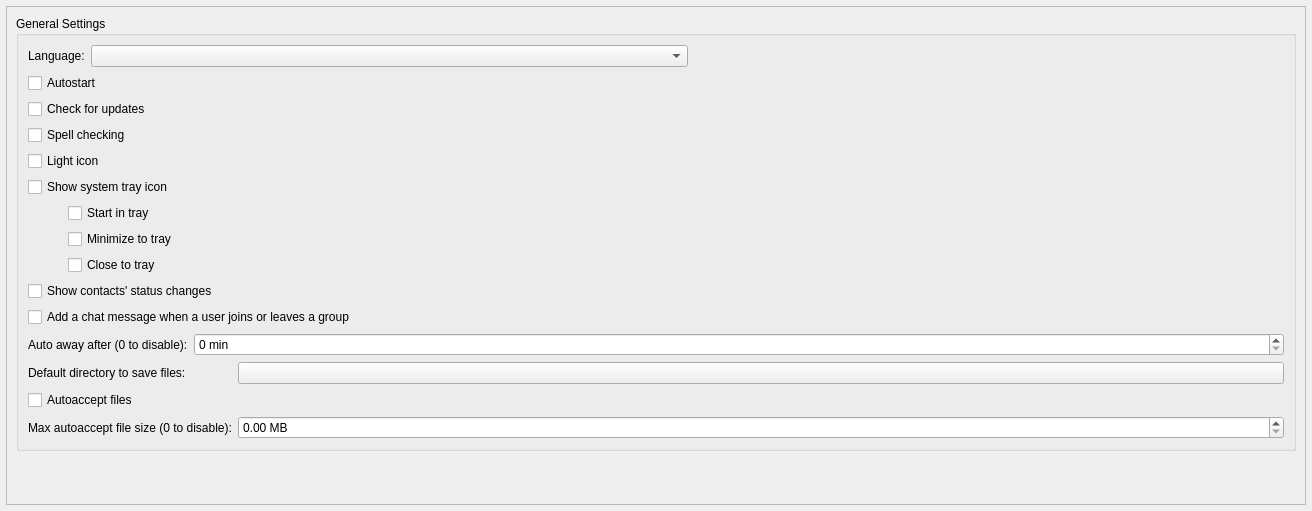
<?xml version="1.0" encoding="UTF-8"?>
<ui version="4.0">
 <class>GeneralSettings</class>
 <widget class="QWidget" name="GeneralSettings">
  <property name="geometry">
   <rect>
    <x>0</x>
    <y>0</y>
    <width>1312</width>
    <height>511</height>
   </rect>
  </property>
  <property name="windowTitle">
   <string notr="true">Form</string>
  </property>
  <layout class="QVBoxLayout" name="verticalLayout_2">
   <property name="leftMargin">
    <number>6</number>
   </property>
   <property name="topMargin">
    <number>6</number>
   </property>
   <property name="rightMargin">
    <number>6</number>
   </property>
   <property name="bottomMargin">
    <number>6</number>
   </property>
   <item>
    <widget class="VerticalOnlyScroller" name="scrollArea">
     <property name="widgetResizable">
      <bool>true</bool>
     </property>
     <property name="alignment">
      <set>Qt::AlignLeading|Qt::AlignLeft|Qt::AlignTop</set>
     </property>
     <widget class="QWidget" name="scrollAreaWidgetContents">
      <property name="geometry">
       <rect>
        <x>0</x>
        <y>0</y>
        <width>1298</width>
        <height>497</height>
       </rect>
      </property>
      <layout class="QVBoxLayout" name="verticalLayout_4" stretch="0,0">
       <property name="spacing">
        <number>32</number>
       </property>
       <property name="topMargin">
        <number>9</number>
       </property>
       <item alignment="Qt::AlignTop">
        <widget class="QGroupBox" name="generalGroup">
         <property name="title">
          <string>General Settings</string>
         </property>
         <layout class="QVBoxLayout" name="verticalLayout_3">
          <item>
           <layout class="QHBoxLayout" name="generalLayout">
            <item>
             <widget class="QLabel" name="transLabel">
              <property name="toolTip">
               <string>The translation may not load until Messthon restarts.</string>
              </property>
              <property name="text">
               <string>Language:</string>
              </property>
             </widget>
            </item>
            <item>
             <widget class="QComboBox" name="transComboBox">
              <property name="sizePolicy">
               <sizepolicy hsizetype="Expanding" vsizetype="Fixed">
                <horstretch>0</horstretch>
                <verstretch>0</verstretch>
               </sizepolicy>
              </property>
              <property name="toolTip">
               <string>The translation may not load until Messthon restarts.</string>
              </property>
             </widget>
            </item>
            <item>
             <spacer name="generalSpacer">
              <property name="orientation">
               <enum>Qt::Horizontal</enum>
              </property>
              <property name="sizeHint" stdset="0">
               <size>
                <width>40</width>
                <height>20</height>
               </size>
              </property>
             </spacer>
            </item>
           </layout>
          </item>
          <item>
           <layout class="QVBoxLayout" name="startupLayout">
            <item>
             <widget class="QCheckBox" name="cbAutorun">
              <property name="toolTip">
               <string>Start Messthon on operating system startup (current profile).</string>
              </property>
              <property name="text">
               <string>Autostart</string>
              </property>
             </widget>
            </item>
            <item>
             <widget class="QCheckBox" name="checkUpdates">
              <property name="text">
               <string>Check for updates</string>
              </property>
             </widget>
            </item>
           </layout>
          </item>
          <item>
           <layout class="QVBoxLayout" name="verticalLayout_6">
            <item>
             <widget class="QCheckBox" name="cbSpellChecking">
              <property name="text">
               <string>Spell checking</string>
              </property>
             </widget>
            </item>
            <item>
             <widget class="QCheckBox" name="lightTrayIcon">
              <property name="sizePolicy">
               <sizepolicy hsizetype="Minimum" vsizetype="Minimum">
                <horstretch>0</horstretch>
                <verstretch>0</verstretch>
               </sizepolicy>
              </property>
              <property name="toolTip">
               <string comment="toolTip for light icon setting">Enable light tray icon.</string>
              </property>
              <property name="text">
               <string>Light icon</string>
              </property>
             </widget>
            </item>
            <item>
             <widget class="QCheckBox" name="showSystemTray">
              <property name="enabled">
               <bool>true</bool>
              </property>
              <property name="sizePolicy">
               <sizepolicy hsizetype="Minimum" vsizetype="Minimum">
                <horstretch>0</horstretch>
                <verstretch>0</verstretch>
               </sizepolicy>
              </property>
              <property name="text">
               <string>Show system tray icon</string>
              </property>
             </widget>
            </item>
            <item>
             <layout class="QVBoxLayout" name="verticalLayout_8">
              <property name="leftMargin">
               <number>40</number>
              </property>
              <item>
               <widget class="QCheckBox" name="startInTray">
                <property name="sizePolicy">
                 <sizepolicy hsizetype="Minimum" vsizetype="Minimum">
                  <horstretch>0</horstretch>
                  <verstretch>0</verstretch>
                 </sizepolicy>
                </property>
                <property name="toolTip">
                 <string comment="toolTip for Start in tray setting">Messthon will start minimized in tray.</string>
                </property>
                <property name="text">
                 <string>Start in tray</string>
                </property>
               </widget>
              </item>
              <item>
               <widget class="QCheckBox" name="minimizeToTray">
                <property name="sizePolicy">
                 <sizepolicy hsizetype="Minimum" vsizetype="Minimum">
                  <horstretch>0</horstretch>
                  <verstretch>0</verstretch>
                 </sizepolicy>
                </property>
                <property name="toolTip">
                 <string comment="toolTip for minimize to tray setting">After pressing minimize (_) Messthon will minimize to tray,
instead of system taskbar.</string>
                </property>
                <property name="text">
                 <string>Minimize to tray</string>
                </property>
               </widget>
              </item>
              <item>
               <widget class="QCheckBox" name="closeToTray">
                <property name="sizePolicy">
                 <sizepolicy hsizetype="Minimum" vsizetype="Minimum">
                  <horstretch>0</horstretch>
                  <verstretch>0</verstretch>
                 </sizepolicy>
                </property>
                <property name="toolTip">
                 <string comment="toolTip for close to tray setting">After pressing close (X) Messthon will close to tray,
instead of closing entirely.</string>
                </property>
                <property name="text">
                 <string>Close to tray</string>
                </property>
               </widget>
              </item>
             </layout>
            </item>
            <item>
             <widget class="QCheckBox" name="statusChanges">
              <property name="text">
               <string>Show contacts' status changes</string>
              </property>
             </widget>
            </item>
            <item>
             <widget class="QCheckBox" name="groupJoinLeaveMessages">
              <property name="text">
               <string>Add a chat message when a user joins or leaves a group</string>
              </property>
             </widget>
            </item>
           </layout>
          </item>
          <item>
           <layout class="QHBoxLayout" name="autoAwayLayout">
            <item>
             <widget class="QLabel" name="autoAwayLabel">
              <property name="toolTip">
               <string>Your status is changed to Away after set period of inactivity.</string>
              </property>
              <property name="layoutDirection">
               <enum>Qt::LeftToRight</enum>
              </property>
              <property name="text">
               <string>Auto away after (0 to disable):</string>
              </property>
             </widget>
            </item>
            <item>
             <widget class="QSpinBox" name="autoAwaySpinBox">
              <property name="sizePolicy">
               <sizepolicy hsizetype="Expanding" vsizetype="Fixed">
                <horstretch>0</horstretch>
                <verstretch>0</verstretch>
               </sizepolicy>
              </property>
              <property name="toolTip">
               <string>Set to 0 to disable</string>
              </property>
              <property name="showGroupSeparator" stdset="0">
               <bool>true</bool>
              </property>
              <property name="suffix">
               <string notr="true"> min</string>
              </property>
              <property name="minimum">
               <number>0</number>
              </property>
              <property name="maximum">
               <number>2147483647</number>
              </property>
             </widget>
            </item>
           </layout>
          </item>
          <item>
           <layout class="QFormLayout" name="formLayout_2">
            <property name="leftMargin">
             <number>0</number>
            </property>
            <item row="2" column="0">
             <widget class="QLabel" name="label">
              <property name="text">
               <string>Default directory to save files:</string>
              </property>
             </widget>
            </item>
            <item row="2" column="1">
             <widget class="QPushButton" name="autoSaveFilesDir">
              <property name="sizePolicy">
               <sizepolicy hsizetype="Expanding" vsizetype="Fixed">
                <horstretch>0</horstretch>
                <verstretch>0</verstretch>
               </sizepolicy>
              </property>
              <property name="toolTip">
               <string>Set where files will be saved.</string>
              </property>
             </widget>
            </item>
            <item row="3" column="0">
             <widget class="QCheckBox" name="autoacceptFiles">
              <property name="sizePolicy">
               <sizepolicy hsizetype="Minimum" vsizetype="Minimum">
                <horstretch>0</horstretch>
                <verstretch>0</verstretch>
               </sizepolicy>
              </property>
              <property name="toolTip">
               <string comment="autoaccept cb tooltip">You can set this on a per-friend basis by right clicking individual friends.</string>
              </property>
              <property name="text">
               <string>Autoaccept files</string>
              </property>
             </widget>
            </item>
            <item row="4" column="0">
             <widget class="QLabel" name="maxAutoAcceptSizeLabel">
              <property name="text">
               <string>Max autoaccept file size (0 to disable):</string>
              </property>
             </widget>
            </item>
            <item row="4" column="1">
             <widget class="QDoubleSpinBox" name="maxAutoAcceptSizeMB">
              <property name="suffix">
               <string> MB</string>
              </property>
             </widget>
            </item>
           </layout>
          </item>
         </layout>
        </widget>
       </item>
       <item>
        <spacer name="verticalSpacer">
         <property name="orientation">
          <enum>Qt::Vertical</enum>
         </property>
         <property name="sizeHint" stdset="0">
          <size>
           <width>20</width>
           <height>40</height>
          </size>
         </property>
        </spacer>
       </item>
      </layout>
     </widget>
    </widget>
   </item>
  </layout>
 </widget>
 <customwidgets>
  <customwidget>
   <class>VerticalOnlyScroller</class>
   <extends>QScrollArea</extends>
   <header>src/widget/form/settings/verticalonlyscroller.h</header>
   <container>1</container>
  </customwidget>
 </customwidgets>
 <tabstops>
  <tabstop>scrollArea</tabstop>
  <tabstop>transComboBox</tabstop>
  <tabstop>cbAutorun</tabstop>
  <tabstop>checkUpdates</tabstop>
  <tabstop>lightTrayIcon</tabstop>
  <tabstop>showSystemTray</tabstop>
  <tabstop>startInTray</tabstop>
  <tabstop>minimizeToTray</tabstop>
  <tabstop>closeToTray</tabstop>
  <tabstop>statusChanges</tabstop>
  <tabstop>groupJoinLeaveMessages</tabstop>
  <tabstop>autoAwaySpinBox</tabstop>
  <tabstop>autoSaveFilesDir</tabstop>
  <tabstop>autoacceptFiles</tabstop>
 </tabstops>
 <resources/>
 <connections>
  <connection>
   <sender>showSystemTray</sender>
   <signal>toggled(bool)</signal>
   <receiver>closeToTray</receiver>
   <slot>setEnabled(bool)</slot>
   <hints>
    <hint type="sourcelabel">
     <x>205</x>
     <y>146</y>
    </hint>
    <hint type="destinationlabel">
     <x>224</x>
     <y>178</y>
    </hint>
   </hints>
  </connection>
  <connection>
   <sender>showSystemTray</sender>
   <signal>toggled(bool)</signal>
   <receiver>minimizeToTray</receiver>
   <slot>setEnabled(bool)</slot>
   <hints>
    <hint type="sourcelabel">
     <x>180</x>
     <y>144</y>
    </hint>
    <hint type="destinationlabel">
     <x>359</x>
     <y>178</y>
    </hint>
   </hints>
  </connection>
  <connection>
   <sender>showSystemTray</sender>
   <signal>toggled(bool)</signal>
   <receiver>startInTray</receiver>
   <slot>setEnabled(bool)</slot>
   <hints>
    <hint type="sourcelabel">
     <x>105</x>
     <y>144</y>
    </hint>
    <hint type="destinationlabel">
     <x>119</x>
     <y>177</y>
    </hint>
   </hints>
  </connection>
 </connections>
</ui>
